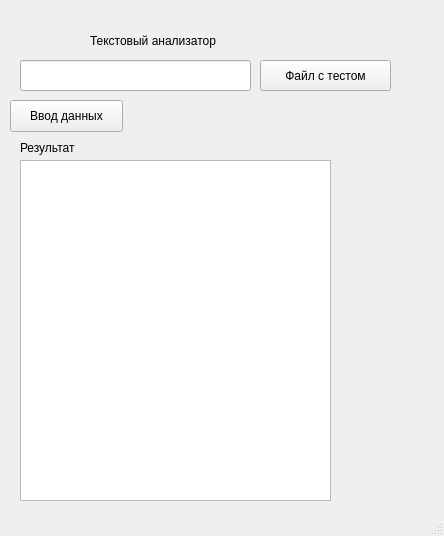
<?xml version="1.0" encoding="UTF-8"?>
<ui version="4.0">
 <class>MainWindow</class>
 <widget class="QMainWindow" name="MainWindow">
  <property name="geometry">
   <rect>
    <x>0</x>
    <y>0</y>
    <width>444</width>
    <height>536</height>
   </rect>
  </property>
  <property name="windowTitle">
   <string>MainWindow</string>
  </property>
  <widget class="QWidget" name="centralwidget">
   <widget class="QPushButton" name="fileInput">
    <property name="geometry">
     <rect>
      <x>260</x>
      <y>60</y>
      <width>131</width>
      <height>31</height>
     </rect>
    </property>
    <property name="text">
     <string>Файл с тестом</string>
    </property>
   </widget>
   <widget class="QLabel" name="title">
    <property name="geometry">
     <rect>
      <x>90</x>
      <y>20</y>
      <width>161</width>
      <height>41</height>
     </rect>
    </property>
    <property name="text">
     <string>Текстовый анализатор</string>
    </property>
    <property name="textFormat">
     <enum>Qt::AutoText</enum>
    </property>
   </widget>
   <widget class="QLabel" name="result">
    <property name="geometry">
     <rect>
      <x>20</x>
      <y>140</y>
      <width>91</width>
      <height>16</height>
     </rect>
    </property>
    <property name="text">
     <string>Результат</string>
    </property>
   </widget>
   <widget class="QPushButton" name="consoleInput">
    <property name="geometry">
     <rect>
      <x>10</x>
      <y>100</y>
      <width>113</width>
      <height>32</height>
     </rect>
    </property>
    <property name="text">
     <string>Ввод данных</string>
    </property>
   </widget>
   <widget class="QTextEdit" name="windowResult">
    <property name="geometry">
     <rect>
      <x>20</x>
      <y>160</y>
      <width>311</width>
      <height>341</height>
     </rect>
    </property>
   </widget>
   <widget class="QLineEdit" name="inputLine">
    <property name="geometry">
     <rect>
      <x>20</x>
      <y>60</y>
      <width>231</width>
      <height>31</height>
     </rect>
    </property>
   </widget>
  </widget>
  <widget class="QStatusBar" name="statusbar"/>
 </widget>
 <resources/>
 <connections/>
</ui>
